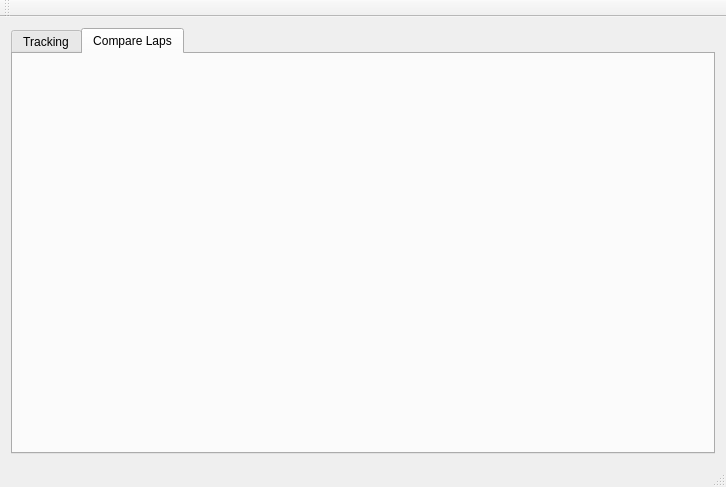
<?xml version="1.0" encoding="UTF-8"?>
<ui version="4.0">
 <class>F1Telemetry</class>
 <widget class="QMainWindow" name="F1Telemetry">
  <property name="geometry">
   <rect>
    <x>0</x>
    <y>0</y>
    <width>726</width>
    <height>487</height>
   </rect>
  </property>
  <property name="windowTitle">
   <string>F1Telemetry</string>
  </property>
  <widget class="QWidget" name="centralWidget">
   <layout class="QVBoxLayout" name="verticalLayout">
    <item>
     <widget class="QTabWidget" name="tabWidget">
      <property name="styleSheet">
       <string notr="true"/>
      </property>
      <property name="tabPosition">
       <enum>QTabWidget::North</enum>
      </property>
      <property name="currentIndex">
       <number>1</number>
      </property>
      <widget class="TrackingWidget" name="trackingWidget">
       <attribute name="title">
        <string>Tracking</string>
       </attribute>
       <layout class="QGridLayout" name="gridLayout"/>
      </widget>
      <widget class="CompareLapsWidget" name="compareLapsWidget">
       <attribute name="title">
        <string>Compare Laps</string>
       </attribute>
       <layout class="QVBoxLayout" name="verticalLayout_3"/>
      </widget>
     </widget>
    </item>
   </layout>
  </widget>
  <widget class="QMenuBar" name="menuBar">
   <property name="geometry">
    <rect>
     <x>0</x>
     <y>0</y>
     <width>726</width>
     <height>22</height>
    </rect>
   </property>
  </widget>
  <widget class="QToolBar" name="mainToolBar">
   <attribute name="toolBarArea">
    <enum>TopToolBarArea</enum>
   </attribute>
   <attribute name="toolBarBreak">
    <bool>false</bool>
   </attribute>
  </widget>
  <widget class="QStatusBar" name="statusBar"/>
 </widget>
 <layoutdefault spacing="6" margin="11"/>
 <customwidgets>
  <customwidget>
   <class>TrackingWidget</class>
   <extends>QWidget</extends>
   <header>TrackingWidget.h</header>
   <container>1</container>
  </customwidget>
  <customwidget>
   <class>CompareLapsWidget</class>
   <extends>QWidget</extends>
   <header>CompareLapsWidget.h</header>
   <container>1</container>
  </customwidget>
 </customwidgets>
 <resources/>
 <connections/>
</ui>
